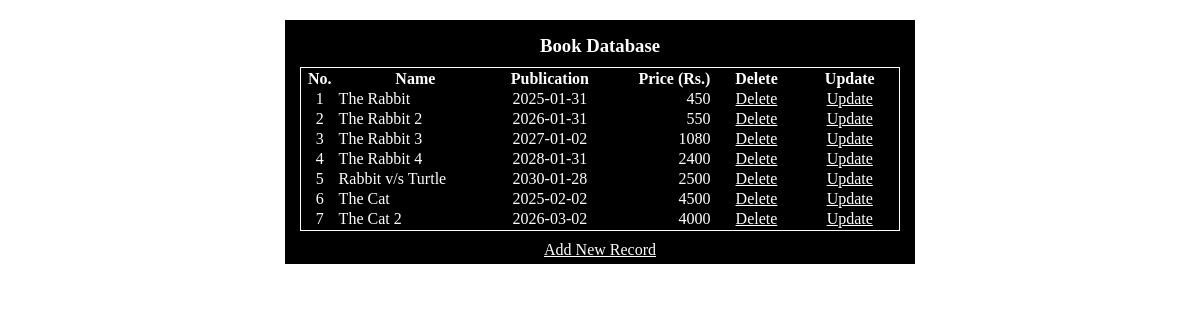
Screenshot of /Assignments/Assignment_2/webscript_4/record.php with the database file from the repository.
### tables this page shows
CREATE TABLE IF NOT EXISTS `tbl_bookinfo` (
  `book_id` int(2) NOT NULL AUTO_INCREMENT,
  `book_name` varchar(30) NOT NULL,
  `book_publication` date NOT NULL,
  `book_price` int(5) NOT NULL,
  PRIMARY KEY (`book_id`)
);

### Assignments/Assignment_2/webscript_4/record.php (the view, shortened to what this page needs)
<link href="webscript_4.css" rel="stylesheet" />
<div>
<?php
    require('conn.php');
    $record = 'SELECT * FROM `tbl_bookinfo`';
    $result = mysqli_query($conn, $record);
    echo '<h3>Book Database</h3>';
    echo '<table><tbody>
        <tr>
            <th>No.</th>
            <th>Name</th>
            <th>Publication</th>
            <th id="price">Price (Rs.)</th>
            <th>Delete</th>
            <th>Update</th>
        </tr>';
    while ($r = mysqli_fetch_row($result))
    {
        echo '<tr>
                <td>'.$r[0].'</td>
                <td id=name>'.$r[1].'</td>
                <td>'.$r[2].'</td>
                <td id=price>'.$r[3].'</td>
                <td><a href=delete.php?id='.$r[0].'>Delete</a></td>
                <td><a href=update.php?id='.$r[0].'>Update</a></td>
            </tr>';
    }
    echo '</tbody></table>';
    echo '<a href="webscript_4.html">Add New Record</a>';
?>
</div>

### Assignments/Assignment_2/webscript_4/webscript_4.css (style rules this page uses)
* { padding: 0px; margin: 10px; }
div { width: 620px; padding: 5px; color: white; background-color: black; margin: auto; }
a { color: white; }
table { width: 600px; color: white; border: 1px solid white; }
th, tr { border: 0px solid white; text-align: center; }
#price { text-align: right; }
#name { text-align: left; }

### rows the page displays
tbl_bookinfo: book_id "1", book_name "The Rabbit", book_publication "2025-01-31", book_price "450"
tbl_bookinfo: book_id "2", book_name "The Rabbit 2", book_publication "2026-01-31", book_price "550"
tbl_bookinfo: book_id "3", book_name "The Rabbit 3", book_publication "2027-01-02", book_price "1080"
tbl_bookinfo: book_id "4", book_name "The Rabbit 4", book_publication "2028-01-31", book_price "2400"
tbl_bookinfo: book_id "5", book_name "Rabbit v/s Turtle", book_publication "2030-01-28", book_price "2500"
tbl_bookinfo: book_id "6", book_name "The Cat", book_publication "2025-02-02", book_price "4500"
tbl_bookinfo: book_id "7", book_name "The Cat 2", book_publication "2026-03-02", book_price "4000"
